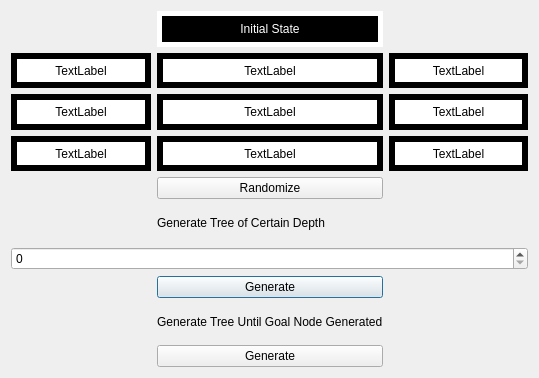
<?xml version="1.0" encoding="UTF-8"?>
<ui version="4.0">
 <class>TreeGeneration</class>
 <widget class="QDialog" name="TreeGeneration">
  <property name="geometry">
   <rect>
    <x>0</x>
    <y>0</y>
    <width>539</width>
    <height>378</height>
   </rect>
  </property>
  <property name="windowTitle">
   <string>Dialog</string>
  </property>
  <layout class="QGridLayout" name="gridLayout">
   <item row="3" column="1">
    <widget class="QLabel" name="r1c1">
     <property name="styleSheet">
      <string notr="true">border: 6px solid black;
background: white;</string>
     </property>
     <property name="text">
      <string>TextLabel</string>
     </property>
     <property name="alignment">
      <set>Qt::AlignCenter</set>
     </property>
    </widget>
   </item>
   <item row="3" column="2">
    <widget class="QLabel" name="r1c2">
     <property name="styleSheet">
      <string notr="true">border: 6px solid black;
background: white;</string>
     </property>
     <property name="text">
      <string>TextLabel</string>
     </property>
     <property name="alignment">
      <set>Qt::AlignCenter</set>
     </property>
    </widget>
   </item>
   <item row="4" column="0">
    <widget class="QLabel" name="r2c0">
     <property name="styleSheet">
      <string notr="true">border: 6px solid black;
background: white;</string>
     </property>
     <property name="text">
      <string>TextLabel</string>
     </property>
     <property name="alignment">
      <set>Qt::AlignCenter</set>
     </property>
    </widget>
   </item>
   <item row="10" column="1">
    <widget class="QLabel" name="gtdglbl">
     <property name="text">
      <string>Generate Tree Until Goal Node Generated</string>
     </property>
    </widget>
   </item>
   <item row="9" column="1">
    <widget class="QPushButton" name="GenerateTreeDepth">
     <property name="text">
      <string>Generate</string>
     </property>
    </widget>
   </item>
   <item row="13" column="1">
    <widget class="QPushButton" name="GenerateTreeGoal">
     <property name="text">
      <string>Generate</string>
     </property>
    </widget>
   </item>
   <item row="4" column="1">
    <widget class="QLabel" name="r2c1">
     <property name="styleSheet">
      <string notr="true">border: 6px solid black;
background: white;</string>
     </property>
     <property name="text">
      <string>TextLabel</string>
     </property>
     <property name="alignment">
      <set>Qt::AlignCenter</set>
     </property>
    </widget>
   </item>
   <item row="8" column="0" colspan="3">
    <widget class="QSpinBox" name="depthvalue"/>
   </item>
   <item row="4" column="2">
    <widget class="QLabel" name="r2c2">
     <property name="styleSheet">
      <string notr="true">border: 6px solid black;
background: white;</string>
     </property>
     <property name="text">
      <string>TextLabel</string>
     </property>
     <property name="alignment">
      <set>Qt::AlignCenter</set>
     </property>
    </widget>
   </item>
   <item row="6" column="1">
    <widget class="QLabel" name="gtcdlbl">
     <property name="styleSheet">
      <string notr="true">border{
1 px solid black;
}</string>
     </property>
     <property name="text">
      <string>Generate Tree of Certain Depth</string>
     </property>
    </widget>
   </item>
   <item row="3" column="0">
    <widget class="QLabel" name="r1c0">
     <property name="styleSheet">
      <string notr="true">border: 6px solid black;
background: white;</string>
     </property>
     <property name="text">
      <string>TextLabel</string>
     </property>
     <property name="alignment">
      <set>Qt::AlignCenter</set>
     </property>
    </widget>
   </item>
   <item row="1" column="0">
    <widget class="QLabel" name="r0c0">
     <property name="styleSheet">
      <string notr="true">border: 6px solid black;
background: white;</string>
     </property>
     <property name="text">
      <string>TextLabel</string>
     </property>
     <property name="alignment">
      <set>Qt::AlignCenter</set>
     </property>
    </widget>
   </item>
   <item row="1" column="1">
    <widget class="QLabel" name="r0c1">
     <property name="styleSheet">
      <string notr="true">border: 6px solid black;
background: white;</string>
     </property>
     <property name="text">
      <string>TextLabel</string>
     </property>
     <property name="alignment">
      <set>Qt::AlignCenter</set>
     </property>
    </widget>
   </item>
   <item row="1" column="2">
    <widget class="QLabel" name="r0c2">
     <property name="styleSheet">
      <string notr="true">border: 6px solid black;
background: white;</string>
     </property>
     <property name="text">
      <string>TextLabel</string>
     </property>
     <property name="alignment">
      <set>Qt::AlignCenter</set>
     </property>
    </widget>
   </item>
   <item row="0" column="1">
    <widget class="QLabel" name="instatelabel">
     <property name="styleSheet">
      <string notr="true">border: 5px solid white;
color: white;
background: black;</string>
     </property>
     <property name="text">
      <string>Initial State</string>
     </property>
     <property name="alignment">
      <set>Qt::AlignCenter</set>
     </property>
    </widget>
   </item>
   <item row="5" column="1">
    <widget class="QPushButton" name="randomize">
     <property name="text">
      <string>Randomize</string>
     </property>
    </widget>
   </item>
  </layout>
 </widget>
 <resources/>
 <connections/>
</ui>
